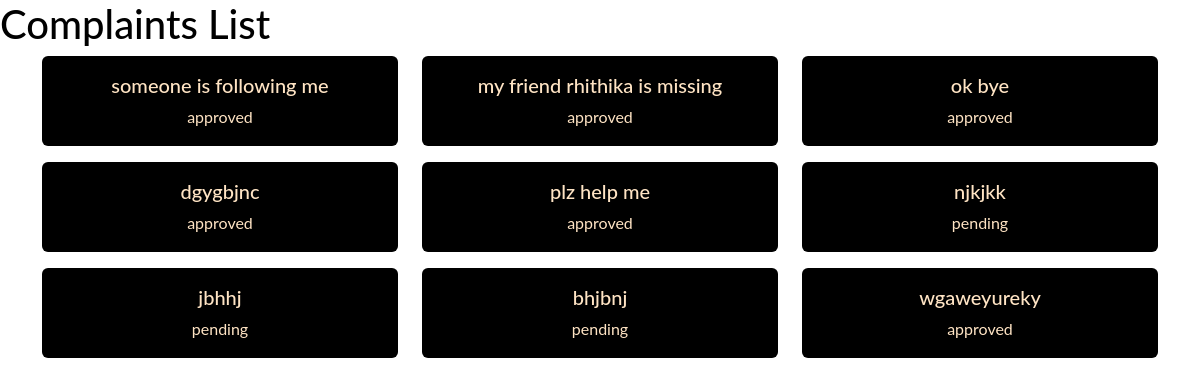
The app's page /complaintlist/admin (signed in), older data.
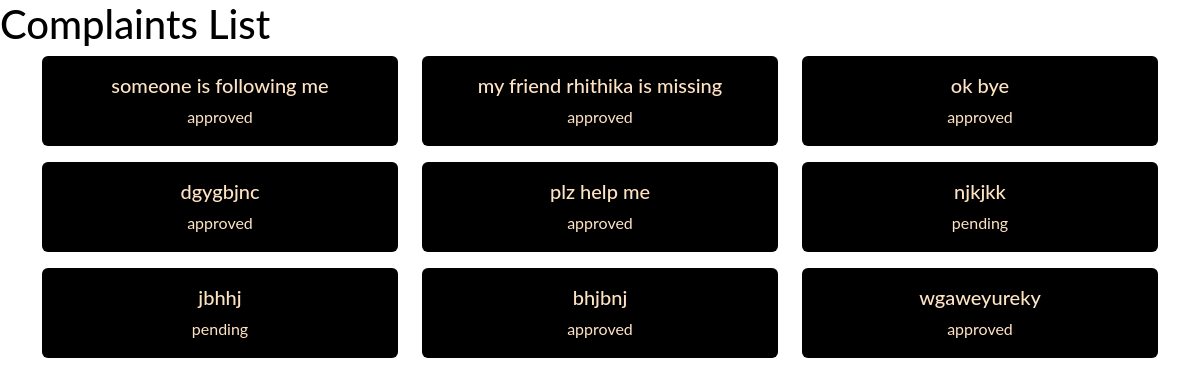
The same page, newer data.
### app/models.py (models this page shows, shortened)
class Complaint(models.Model):
    userphone=models.ForeignKey(UserProfile,on_delete=models.CASCADE,related_name="userph",null=True)
    guardianname =models.ForeignKey(UserProfile,on_delete=models.CASCADE,related_name="guardian",null=True)
    guardianphone=models.ForeignKey(UserProfile,on_delete=models.CASCADE,related_name="guardianph",null=True)
    complainant = models.ForeignKey(User, on_delete=models.CASCADE)
    description = models.TextField()
    date_time = models.DateTimeField(auto_now_add=True)
    status_option={
        ("pending","pending"),
        ("approved","approved")
    }
    status=models.CharField(max_length=200,choices=status_option,default="pending")

### app/views.py (the view)
# urls.py: path("complaintlist/admin",AdminComplaintListView.as_view(),name="admin-complaintlist"),
@method_decorator(decs,name="dispatch")
class AdminComplaintListView(ListView):
    model = Complaint
    template_name = 'admincomplaint_list.html'
    context_object_name = 'complaint'

### app/decorator.py (called while the page is built)
def login_required(fn):
    def wrapper(request,*args,**kwargs):
        if not request.user.is_authenticated:
            messages.error(request,"invalid session")
            return redirect("signin")
        else:
            return fn(request,*args,**kwargs)
    return wrapper

### app/templates/admincomplaint_list.html (shortened to what this page needs)
<!DOCTYPE html>
<html lang="en">
<head>
    <link href="https://cdn.jsdelivr.net/npm/bootstrap@5.3.3/dist/css/bootstrap.min.css" rel="stylesheet">
</head>
<body>
    <h1>Complaints List</h1>
    <div class="container mb-5">
        <div class="row justify-content-evenly">
            {% for c in complaint %}
            <div class="col-md-4">
                <div class="card mb-3">
                    <div class="card-body">
                        <h5 class="card-title">{{ c.description }}</h5>
                        <p class="card-text">{{ c.status }}</p>
                    </div>
                </div>
            </div>
            {% endfor %}
        </div>
    </div>
</body>
</html>

Row changes from the older to the newer data that the page shows:
changed Complaint "bhjbnj": status "pending" → "approved"
